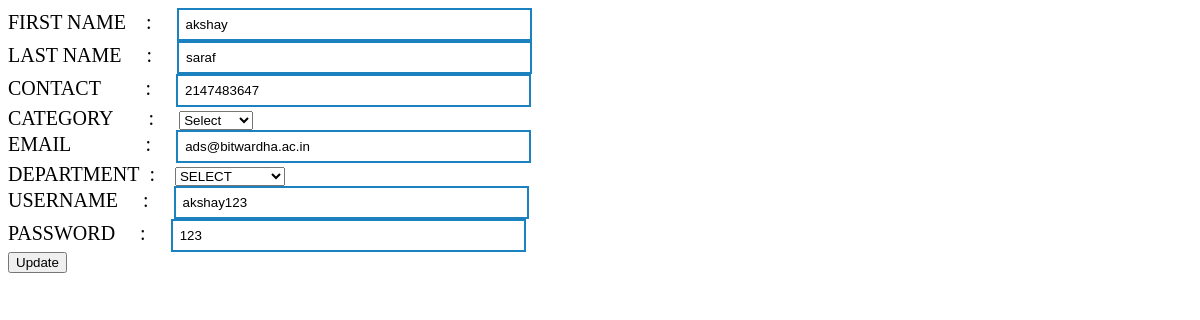
/edit.php?fname=Akshay, run on an earlier commit of the app's database.
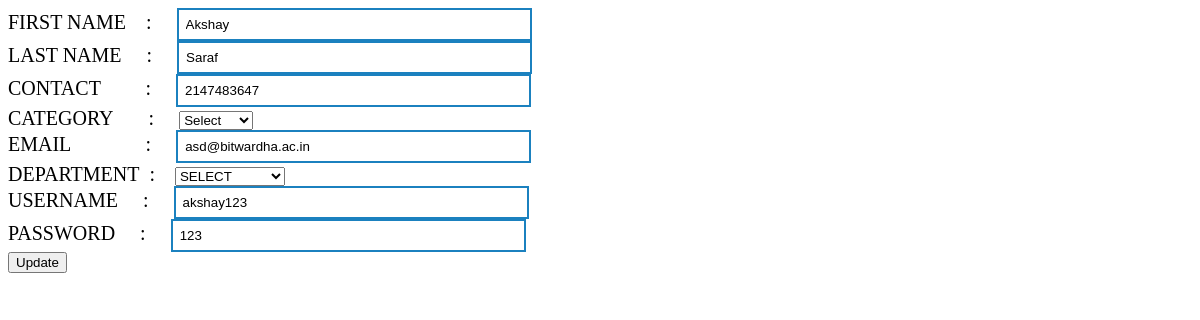
And on a later commit of the database.
### tables this page shows
CREATE TABLE `faculty` (
  `id` int(100) NOT NULL,
  `FNAME` text NOT NULL,
  `LNAME` text NOT NULL,
  `CONTACT` int(11) NOT NULL,
  `CATEGORY` text NOT NULL,
  `EMAIL` varchar(35) NOT NULL,
  `DEPARTMENT` text NOT NULL,
  `USERNAME` varchar(35) NOT NULL,
  `PASSWORD` varchar(35) NOT NULL
);

### edit.php (the view, shortened to what this page needs)
<?php
include('connect.php');
?>
<html lang="en">
<head>
  <link rel="stylesheet" href="css/edit.css?v=<?php echo time(); ?>">
  <link rel="stylesheet" href="css/form.css?v=<?php echo time(); ?>">
</head>
<body>
    <?php
    if(isset($_GET['fname'])){
       $fname = mysqli_real_escape_string($conn, $_GET['fname']);
       $query = "SELECT * FROM faculty WHERE fname= '$fname' ";
       $query_run = mysqli_query($conn, $query);
       if(mysqli_num_rows($query_run)>0){
            $user = mysqli_fetch_array($query_run);
            ?>
      <form action="Action.php" method="POST">
          <div>
            <label>FIRST NAME&nbsp;&nbsp;&nbsp; : &nbsp;&nbsp;&nbsp;</label>
            <input type="text" name="FNAME" value = "<?= $user['FNAME']?>" required>
          </div>
          <div>
            <label>LAST NAME&nbsp;&nbsp;&nbsp;&nbsp; : &nbsp;&nbsp;&nbsp;</label>
            <input type="text" name="LNAME" value = "<?= $user['LNAME']?>" required>
          </div>
          <div>
            <label>CONTACT &nbsp;&nbsp;&nbsp;&nbsp;&nbsp;&nbsp;&nbsp; : &nbsp;&nbsp;&nbsp;</label>
            <input type="text" name="CONTACT" value = "<?= $user['CONTACT']?>"required>
          </div>
          <div>
            <label>CATEGORY&nbsp;&nbsp;&nbsp;&nbsp;&nbsp;&nbsp; :&nbsp;&nbsp;&nbsp;&nbsp;</label>
              <select name="CATEGORY">
                <option value="Not Selected">Select</option>
              </select>
          </div >
          <div class="email">
            <label >EMAIL &nbsp;&nbsp;&nbsp;&nbsp;&nbsp;&nbsp;&nbsp;&nbsp;&nbsp;&nbsp;&nbsp;&nbsp;&nbsp; :&nbsp;&nbsp;&nbsp;&nbsp;</label>
            <input type="text" name="EMAIL" value = "<?= $user['EMAIL']?>"required>
          </div>
          <div>
            <label>DEPARTMENT&nbsp; :&nbsp;&nbsp;&nbsp;</label>
              <select name="DEPARTMENT">
                <option value="Not Selected">SELECT</option>
              </select>
          </div>
          <div>
            <label >USERNAME&nbsp;&nbsp;&nbsp;&nbsp;&nbsp;:&nbsp;&nbsp;&nbsp;&nbsp;</label>
            <input type="text" name="USERNAME" value = "<?= $user['USERNAME']?>"required>
          </div>
          <div>
            <label>PASSWORD&nbsp;&nbsp;&nbsp;&nbsp;&nbsp;:&nbsp;&nbsp;&nbsp;&nbsp</label>
            <input type="text" name="PASSWORD" value = "<?= $user['PASSWORD']?>" required>
          </div>
           <button classtype="submit" name="Update">Update</button>
          </form>
          <?php
       }
       else{
        echo "No such record found";
       }
    }
    ?>
</body>
</html>

What changed in the data, as far as the page shows it:
removed faculty: FNAME "akshay", LNAME "saraf", CONTACT "2147483647", EMAIL "ads@bitwardha.ac.in", USERNAME "akshay123", PASSWORD "123"
added faculty: FNAME "Akshay", LNAME "Saraf", CONTACT "2147483647", EMAIL "asd@bitwardha.ac.in", USERNAME "akshay123", PASSWORD "123"
